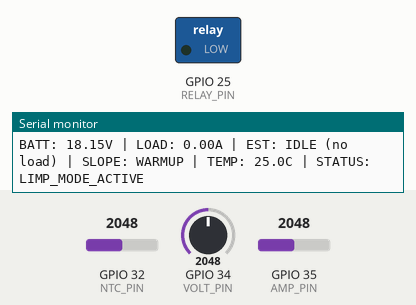
Recording of a sketch running on a simulated ESP32. Parts: switched loads named in the sketch (green lamp = pin HIGH), the last lines printed to the serial monitor. Inputs (shaded band) come from the test bench; at power-on: GPIO 34 (VOLT_PIN) = 2048, GPIO 35 (AMP_PIN) = 2048, GPIO 32 (NTC_PIN) = 2048.

Above: at 1.3 s.
1.4 s: GPIO 34 (VOLT_PIN) set to 2513
3.2 s: GPIO 34 (VOLT_PIN) set to 2565
At 3.9 s:
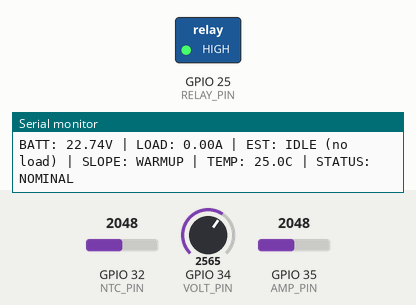
4.7 s: GPIO 35 (AMP_PIN) set to 1951
7.0 s: GPIO 32 (NTC_PIN) set to 4
8.5 s: GPIO 32 (NTC_PIN) set to 1
Timing chart, 0 to 11.5 s (numbered marks = the images above; inputs shaded):
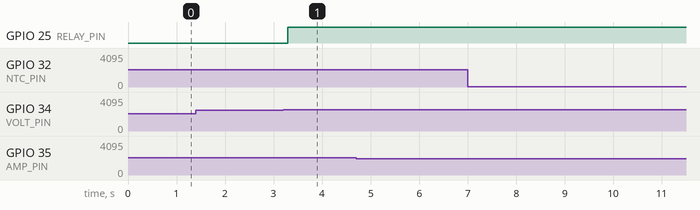

Measured:
- the behaviour switches between 2538 and 2539 on GPIO 34 (VOLT_PIN) (found by bisection; images 0 and 1)
- after the input at 3.2 s, GPIO 25 (RELAY_PIN): LOW → HIGH after 0.09 s

The sketch:

arduvcu_v2.0-dev.ino
```cpp
/* =====================================================
   ArduVCU Firmware v2.0-dev
   Refactor of the CREST Gold Release v1.3 (April 2026)
   Greenpower F24 — predictive telemetry & battery management

   STATUS: development refactor, hardware validation pending.
   v1.3 remains the assessed Gold Release until this is
   bench-tested against v1.3 behaviour.

   Changes vs v1.3:
     1. analogReadMilliVolts() — eFuse-calibrated ADC readings
     2. O(1) circular-buffer filtering on BOTH voltage and current
     3. Non-blocking 50 Hz sampling, 2 Hz telemetry (was 2 Hz delay())
     4. Live discharge-gradient telemetry vs the 0.05 V/min
        pacing target from the Excel digital twin
     5. NTC thermal monitoring with 90 C emergency cutoff
        (per the project risk assessment)
     6. Minimum 2 s relay dwell — contactor protection
     7. Fail-safe boot: relay OFF until first healthy reading
     8. Safety commands retried every pass — a dwell-blocked
        trip can never be silently lost; thermal trip needs
        2 consecutive 1 Hz readings (no noise-spike shutdowns)
   ===================================================== */

#include <math.h>

// ---------- PIN MAP (unchanged from v1.3) ----------
const int VOLT_PIN  = 34;   // 100k/10k divider (11:1), ADC1, input-only
const int AMP_PIN   = 35;   // ACS712-30A output,     ADC1, input-only
const int NTC_PIN   = 32;   // motor NTC 10k (B3950), ADC1, input-only
const int RELAY_PIN = 25;   // motor safety contactor

// ---------- SIGNAL FILTERING (O(1) circular buffers) ----------
const int   NUM_SAMPLES  = 10;     // per-channel ring depth
const int   SAMPLE_MS     = 20;    // 50 Hz filter update
const float NOISE_GATE_A  = 0.30f; // ACS712 quiescent noise band

// ---------- BATTERY MODEL (Greenpower regulations) ----------
const float CAPACITY_AH   = 20.0f;
const float PEUKERT_K     = 1.15f;  // lead-acid
const float DIVIDER_RATIO = 11.0f;   // (100k + 10k) / 10k

// ---------- PACING (Excel digital-twin target) ----------
const float TARGET_V_PER_MIN = 0.05f;
const int   SLOPE_WINDOW_S   = 60;   // rolling gradient window

// ---------- HYSTERESIS SAFETY (v1.3 values kept) ----------
const float CUTOFF_V      = 21.0f;   // deep sag -> Limp Mode
const float HYST_BUFFER_V = 1.5f;    // recovery dead-band
const unsigned long MIN_RELAY_DWELL_MS = 2000; // contactor protection

// ---------- THERMAL (per project risk assessment) ----------
const float NTC_PULLUP_OHMS    = 10000.0f;
const float NTC_R0_OHMS        = 10000.0f;  // at 25 C
const float NTC_BETA           = 3950.0f;
const float THERMAL_CUTOFF_C   = 90.0f;
const float THERMAL_REARM_C    = 70.0f;      // thermal dead-band

// ---------- TELEMETRY ----------
const unsigned long TELEMETRY_MS = 500;      // 2 Hz, as v1.3

// ---------- FILTER STATE ----------
long  voltTotal = 0, ampTotal = 0;
int   voltRing[NUM_SAMPLES], ampRing[NUM_SAMPLES];
int   ringIndex = 0;
float smoothedVolt = 0.0f, smoothedAmps = 0.0f;

// ---------- SAFETY STATE ----------
bool  limpMode    = false;
bool  thermalTrip = false;
bool  relayState  = false;       // software mirror of the contactor pin
bool  tempValid   = false;       // refreshed at the 1 Hz tick
int   hotCount    = 0;           // consecutive 1 Hz overheat readings
unsigned long lastRelayChange = 0;
float tempC = NAN;               // shared global, refreshed at 1 Hz (FAULT till then)

// ---------- SLOPE STATE (1 Hz voltage history) ----------
const int SLOPE_N = SLOPE_WINDOW_S + 1;
float slopeRing[SLOPE_N];
int   slopeIndex = 0;
int   slopeFilled = 0;           // counts up to SLOPE_N, then gradient is valid
float dischargeVPerMin = 0.0f;

unsigned long lastSample = 0, lastSlope = 0, lastTelemetry = 0;

// ---------------- HELPERS ----------------
float readTempC() {
  // NTC high side to 3V3, fixed 10k low side to GND
  float mv   = analogReadMilliVolts(NTC_PIN);
  if (mv <= 1.0f || mv >= 3299.0f) return NAN;  // wiring fault
  float rNtc = NTC_PULLUP_OHMS * (3300.0f - mv) / mv;
  float tK   = 1.0f / (1.0f / 298.15f + logf(rNtc / NTC_R0_OHMS) / NTC_BETA);
  return tK - 273.15f;
}

void updateFilters() {
  // O(1) circular buffers: subtract oldest, add newest, modulo wrap
  voltTotal -= voltRing[ringIndex];
  ampTotal  -= ampRing[ringIndex];
  voltRing[ringIndex] = analogReadMilliVolts(VOLT_PIN);
  ampRing[ringIndex]  = analogReadMilliVolts(AMP_PIN);
  voltTotal += voltRing[ringIndex];
  ampTotal  += ampRing[ringIndex];
  ringIndex = (ringIndex + 1) % NUM_SAMPLES;

  smoothedVolt = (float)voltTotal / NUM_SAMPLES * DIVIDER_RATIO / 1000.0f;
  float amps = ((float)ampTotal / NUM_SAMPLES - 1650.0f) / 66.0f;
  smoothedAmps = (fabs(amps) < NOISE_GATE_A) ? 0.0f : amps;
}

bool relayAllowed() {
  // contactor dwell: no relay transition inside the minimum window
  return (millis() - lastRelayChange) >= MIN_RELAY_DWELL_MS;
}

void setRelay(bool on) {
  if (on == relayState || !relayAllowed()) return;
  digitalWrite(RELAY_PIN, on ? HIGH : LOW);
  relayState = on;
  lastRelayChange = millis();
}

void safetyStateMachine() {
  // --- thermal trip (hotCount is incremented only at the 1 Hz tick) ---
  if (!thermalTrip && hotCount >= 2) {         // 2 s sustained overheat, not a spike
    thermalTrip = true;
    limpMode = true;
  }
  if (thermalTrip && tempValid && tempC < THERMAL_REARM_C) {
    thermalTrip = false;                       // re-arm only below the dead-band
  }

  if (thermalTrip) { setRelay(false); return; }  // retried EVERY pass: can't be lost

  // --- voltage hysteresis (v1.3 logic, dwell-protected) ---
  if (smoothedVolt <= CUTOFF_V) {
    limpMode = true;                        // latch the flag...
    setRelay(false);                        // ...and command OFF every pass — a
                                             // dwell-blocked call is retried, never lost
  } else if (limpMode && smoothedVolt >= (CUTOFF_V + HYST_BUFFER_V)) {
    limpMode = false;
    setRelay(true);                         // recovered past the 1.5 V dead-band
  } else if (!limpMode) {
    setRelay(true);                         // NOMINAL: engage after healthy boot
  }
}

void updateSlope() {
  slopeRing[slopeIndex] = smoothedVolt;
  slopeIndex = (slopeIndex + 1) % SLOPE_N;
  if (slopeFilled < SLOPE_N) { slopeFilled++; return; }  // first 60 s = warm-up
  float oldest = slopeRing[slopeIndex];          // value 60 s ago
  dischargeVPerMin = (oldest - smoothedVolt);   // +ve = discharging
}

void telemetry() {
  Serial.print(F("BATT: "));
  Serial.print(smoothedVolt, 2);
  Serial.print(F("V | LOAD: "));
  Serial.print(fabs(smoothedAmps), 2);
  Serial.print(F("A"));

  if (fabs(smoothedAmps) > NOISE_GATE_A) {
    // Peukert: effective runtime shrinks as current rises
    float hoursRem = CAPACITY_AH / powf(fabs(smoothedAmps), PEUKERT_K);
    Serial.print(F(" | EST: "));
    Serial.print(hoursRem, 2);
    Serial.print(F("h"));
  } else {
    Serial.print(F(" | EST: IDLE (no load)"));
  }

  Serial.print(F(" | SLOPE: "));
  if (slopeFilled < SLOPE_N) {
    Serial.print(F("WARMUP"));                  // don't fake a 0.000 "on pace" reading
  } else {
    Serial.print(dischargeVPerMin, 3);
    Serial.print(F("V/min (target "));
    Serial.print(TARGET_V_PER_MIN, 2);
    Serial.print(F(")"));
  }

  Serial.print(F(" | TEMP: "));
  if (tempC != tempC) { Serial.print(F("FAULT")); }   // NAN check
  else                { Serial.print(tempC, 1); Serial.print(F("C")); }

  Serial.print(F(" | STATUS: "));
  if (thermalTrip)     Serial.println(F("THERMAL_SHUTDOWN"));
  else if (limpMode)   Serial.println(F("LIMP_MODE_ACTIVE"));
  else                  Serial.println(F("NOMINAL"));
}

// ---------------- SETUP / LOOP ----------------
void setup() {
  Serial.begin(115200);
  pinMode(RELAY_PIN, OUTPUT);
  digitalWrite(RELAY_PIN, LOW);          // FAIL-SAFE: boot OFF

  // Pre-fill both buffers with LIVE data (prevents false trip on boot)
  for (int i = 0; i < NUM_SAMPLES; i++) {
    voltRing[i] = analogReadMilliVolts(VOLT_PIN);
    ampRing[i]  = analogReadMilliVolts(AMP_PIN);
    voltTotal += voltRing[i];
    ampTotal  += ampRing[i];
    delay(10);                            // ADC mux settle, as v1.3
  }
  for (int i = 0; i < SLOPE_N; i++) slopeRing[i] = 0.0f;

  updateFilters();
  Serial.println(F("--- ArduVCU v2.0-dev SYSTEMS ONLINE ---"));
  Serial.println(F("Waiting for telemetry stream..."));
  // Relay engages only after the first healthy state-machine pass
}

void loop() {
  unsigned long now = millis();

  if (now - lastSample >= (unsigned)SAMPLE_MS) {     // 50 Hz
    lastSample = now;
    updateFilters();
  }

  if (now - lastSlope >= 1000UL) {                   // 1 Hz gradient + thermal
    lastSlope = now;
    updateSlope();
    tempC = readTempC();                            // 1 Hz: no noise-splice trips
    tempValid = (tempC == tempC);                   // NaN self-check
    if (tempValid && tempC >= THERMAL_CUTOFF_C) hotCount++;   // consecutive readings
    else hotCount = 0;
  }

  safetyStateMachine();

  if (now - lastTelemetry >= TELEMETRY_MS) {         // 2 Hz
    lastTelemetry = now;
    telemetry();
  }
  // No delay(): loop is non-blocking — ready for buttons/display later
}
```
